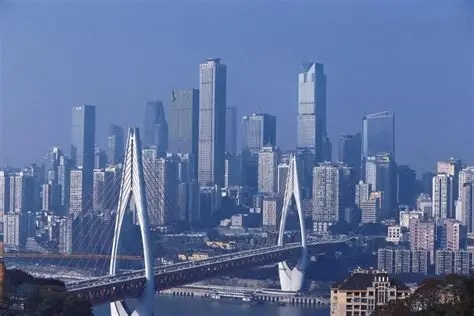
#> input picture cvstudey/chapter-3/resource/chongqing_bridge.jpg, 474 x 316 px, found by its file name
$ python '2.5 透视变换.py'
#> lines starting #> are read from the running program, lines starting #| are printed output that depends on the picture
import numpy as np
import matplotlib.pyplot as plt
import cv2 as cv
from matplotlib import rcParams
rcParams['font.family']='simHei'#设置中文字体

img = cv.imread(r'/cvstudey\chapter-3\resource\chongqing_bridge.jpg')
#> img is the input picture: shape (316, 474, 3); mean B, G, R 156, 114, 95
rows,cols,ch = img.shape
#> rows = 316; cols = 474; ch = 3
pts1 = np.float32([[56,65],[368,52],[28,387],[389,390]])
pts2 = np.float32([[0,0],[300,0],[0,300],[300,300]])
M = cv.getPerspectiveTransform(pts1,pts2)
dst = cv.warpPerspective(img,M,(300,300))
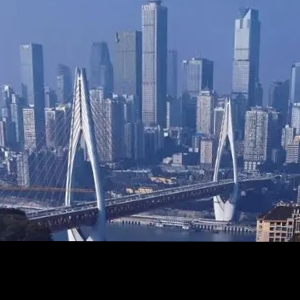
#> dst: shape (300, 300, 3); mean B, G, R 121.3, 89.5, 75.2
plt.subplot(121),plt.imshow(img),plt.title('原图像')
plt.subplot(122),plt.imshow(dst),plt.title('透视变换')
plt.show()
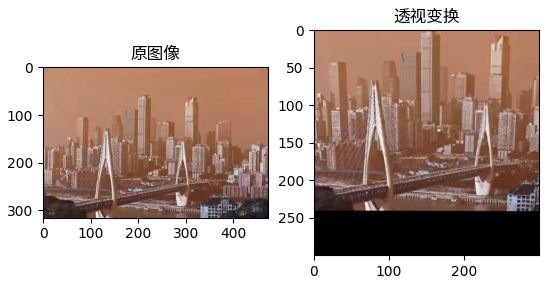
#> figure drawn by matplotlib, 2 panels; B, G, R data is drawn as R, G, B
